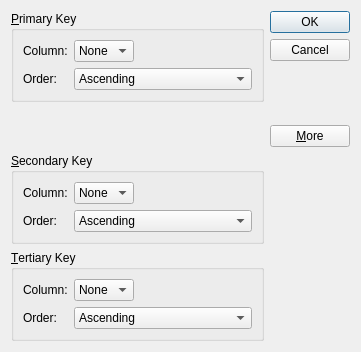
<?xml version="1.0" encoding="UTF-8"?>
<ui version="4.0">
 <class>SortDialog</class>
 <widget class="QDialog" name="SortDialog">
  <property name="geometry">
   <rect>
    <x>0</x>
    <y>0</y>
    <width>361</width>
    <height>352</height>
   </rect>
  </property>
  <property name="windowTitle">
   <string>Sort</string>
  </property>
  <layout class="QGridLayout" name="gridLayout_5">
   <item row="0" column="0">
    <widget class="QGroupBox" name="primaryGroupBox">
     <property name="title">
      <string>&amp;Primary Key</string>
     </property>
     <layout class="QGridLayout" name="gridLayout">
      <item row="1" column="0">
       <widget class="QLabel" name="label_2">
        <property name="text">
         <string>Order:</string>
        </property>
       </widget>
      </item>
      <item row="0" column="2">
       <spacer name="horizontalSpacer">
        <property name="orientation">
         <enum>Qt::Horizontal</enum>
        </property>
        <property name="sizeHint" stdset="0">
         <size>
          <width>78</width>
          <height>20</height>
         </size>
        </property>
       </spacer>
      </item>
      <item row="1" column="1" colspan="2">
       <widget class="QComboBox" name="primaryOrderCombo">
        <item>
         <property name="text">
          <string>Ascending</string>
         </property>
        </item>
        <item>
         <property name="text">
          <string>Descending</string>
         </property>
        </item>
       </widget>
      </item>
      <item row="0" column="1">
       <widget class="QComboBox" name="primaryColumnCombo">
        <item>
         <property name="text">
          <string>None</string>
         </property>
        </item>
       </widget>
      </item>
      <item row="0" column="0">
       <widget class="QLabel" name="label">
        <property name="text">
         <string>Column:</string>
        </property>
       </widget>
      </item>
     </layout>
    </widget>
   </item>
   <item row="1" column="0">
    <spacer name="verticalSpacer">
     <property name="orientation">
      <enum>Qt::Vertical</enum>
     </property>
     <property name="sizeHint" stdset="0">
      <size>
       <width>20</width>
       <height>40</height>
      </size>
     </property>
    </spacer>
   </item>
   <item row="2" column="0">
    <widget class="QGroupBox" name="secondaryGroupBox">
     <property name="title">
      <string>&amp;Secondary Key</string>
     </property>
     <layout class="QGridLayout" name="gridLayout_3">
      <item row="1" column="0">
       <widget class="QLabel" name="label_5">
        <property name="text">
         <string>Order:</string>
        </property>
       </widget>
      </item>
      <item row="0" column="2">
       <spacer name="horizontalSpacer_3">
        <property name="orientation">
         <enum>Qt::Horizontal</enum>
        </property>
        <property name="sizeHint" stdset="0">
         <size>
          <width>40</width>
          <height>20</height>
         </size>
        </property>
       </spacer>
      </item>
      <item row="1" column="1" colspan="2">
       <widget class="QComboBox" name="secondaryOrderCombo">
        <item>
         <property name="text">
          <string>Ascending</string>
         </property>
        </item>
        <item>
         <property name="text">
          <string>Descending</string>
         </property>
        </item>
       </widget>
      </item>
      <item row="0" column="1">
       <widget class="QComboBox" name="secondaryColumnCombo">
        <item>
         <property name="text">
          <string>None</string>
         </property>
        </item>
       </widget>
      </item>
      <item row="0" column="0">
       <widget class="QLabel" name="label_6">
        <property name="text">
         <string>Column:</string>
        </property>
       </widget>
      </item>
     </layout>
    </widget>
   </item>
   <item row="3" column="0">
    <widget class="QGroupBox" name="tertiaryGroupBox">
     <property name="title">
      <string>&amp;Tertiary Key</string>
     </property>
     <layout class="QGridLayout" name="gridLayout_4">
      <item row="1" column="0">
       <widget class="QLabel" name="label_7">
        <property name="text">
         <string>Order:</string>
        </property>
       </widget>
      </item>
      <item row="0" column="2">
       <spacer name="horizontalSpacer_4">
        <property name="orientation">
         <enum>Qt::Horizontal</enum>
        </property>
        <property name="sizeHint" stdset="0">
         <size>
          <width>40</width>
          <height>20</height>
         </size>
        </property>
       </spacer>
      </item>
      <item row="1" column="1" colspan="2">
       <widget class="QComboBox" name="tertiaryOrderCombo">
        <item>
         <property name="text">
          <string>Ascending</string>
         </property>
        </item>
        <item>
         <property name="text">
          <string>Descending</string>
         </property>
        </item>
       </widget>
      </item>
      <item row="0" column="1">
       <widget class="QComboBox" name="tertiaryColumnCombo">
        <item>
         <property name="text">
          <string>None</string>
         </property>
        </item>
       </widget>
      </item>
      <item row="0" column="0">
       <widget class="QLabel" name="label_8">
        <property name="text">
         <string>Column:</string>
        </property>
       </widget>
      </item>
     </layout>
    </widget>
   </item>
   <item row="0" column="1" rowspan="2">
    <layout class="QVBoxLayout" name="verticalLayout">
     <item>
      <widget class="QPushButton" name="okButton">
       <property name="text">
        <string>OK</string>
       </property>
       <property name="default">
        <bool>true</bool>
       </property>
      </widget>
     </item>
     <item>
      <widget class="QPushButton" name="cancelButton">
       <property name="text">
        <string>Cancel</string>
       </property>
      </widget>
     </item>
     <item>
      <spacer name="verticalSpacer_2">
       <property name="orientation">
        <enum>Qt::Vertical</enum>
       </property>
       <property name="sizeHint" stdset="0">
        <size>
         <width>20</width>
         <height>0</height>
        </size>
       </property>
      </spacer>
     </item>
     <item>
      <widget class="QPushButton" name="moreButton">
       <property name="contextMenuPolicy">
        <enum>Qt::DefaultContextMenu</enum>
       </property>
       <property name="text">
        <string>&amp;More</string>
       </property>
       <property name="checkable">
        <bool>true</bool>
       </property>
      </widget>
     </item>
    </layout>
   </item>
  </layout>
 </widget>
 <tabstops>
  <tabstop>primaryColumnCombo</tabstop>
  <tabstop>primaryOrderCombo</tabstop>
  <tabstop>secondaryColumnCombo</tabstop>
  <tabstop>secondaryOrderCombo</tabstop>
  <tabstop>tertiaryColumnCombo</tabstop>
  <tabstop>tertiaryOrderCombo</tabstop>
  <tabstop>okButton</tabstop>
  <tabstop>cancelButton</tabstop>
  <tabstop>moreButton</tabstop>
 </tabstops>
 <resources/>
 <connections>
  <connection>
   <sender>okButton</sender>
   <signal>clicked()</signal>
   <receiver>SortDialog</receiver>
   <slot>accept()</slot>
   <hints>
    <hint type="sourcelabel">
     <x>298</x>
     <y>25</y>
    </hint>
    <hint type="destinationlabel">
     <x>144</x>
     <y>106</y>
    </hint>
   </hints>
  </connection>
  <connection>
   <sender>cancelButton</sender>
   <signal>clicked()</signal>
   <receiver>SortDialog</receiver>
   <slot>reject()</slot>
   <hints>
    <hint type="sourcelabel">
     <x>326</x>
     <y>58</y>
    </hint>
    <hint type="destinationlabel">
     <x>182</x>
     <y>112</y>
    </hint>
   </hints>
  </connection>
  <connection>
   <sender>moreButton</sender>
   <signal>toggled(bool)</signal>
   <receiver>secondaryGroupBox</receiver>
   <slot>setVisible(bool)</slot>
   <hints>
    <hint type="sourcelabel">
     <x>308</x>
     <y>134</y>
    </hint>
    <hint type="destinationlabel">
     <x>215</x>
     <y>184</y>
    </hint>
   </hints>
  </connection>
  <connection>
   <sender>moreButton</sender>
   <signal>toggled(bool)</signal>
   <receiver>tertiaryGroupBox</receiver>
   <slot>setVisible(bool)</slot>
   <hints>
    <hint type="sourcelabel">
     <x>335</x>
     <y>131</y>
    </hint>
    <hint type="destinationlabel">
     <x>233</x>
     <y>273</y>
    </hint>
   </hints>
  </connection>
 </connections>
</ui>
